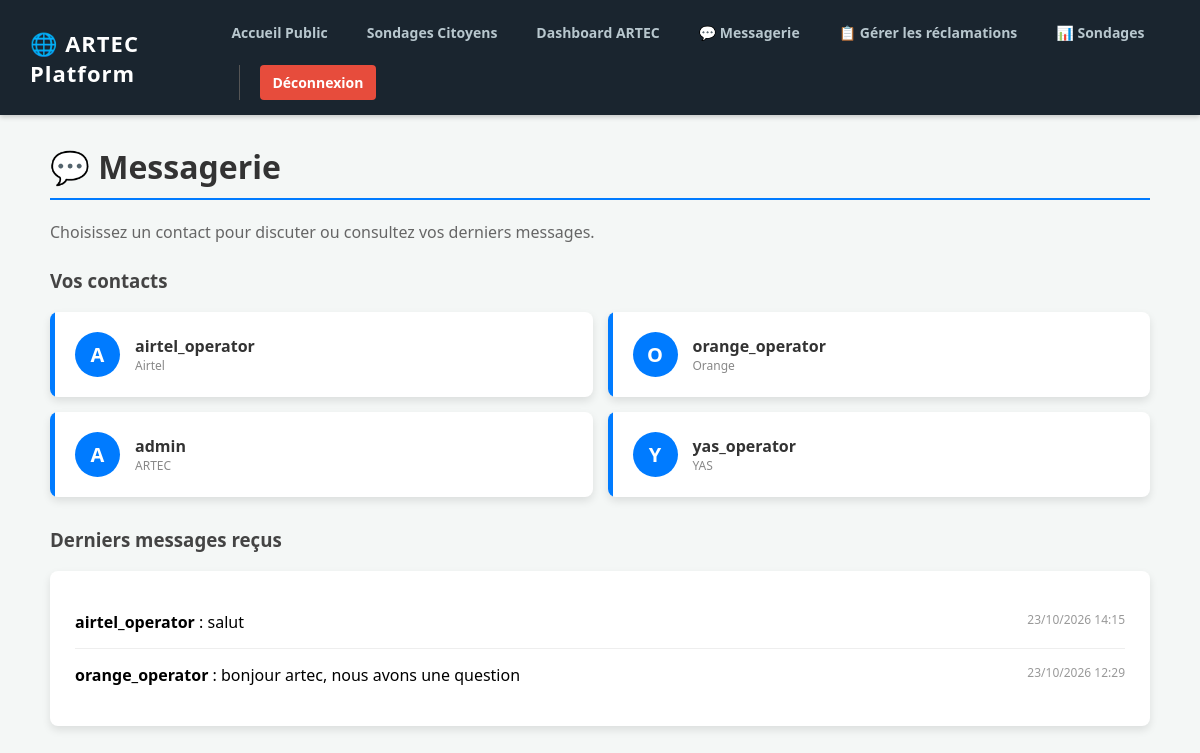
The page /qos/chat/ (signed in) on the database its author committed.
### qos_engine/models.py (models this page shows, shortened)
class Message(models.Model):
    expediteur = models.ForeignKey(User, on_delete=models.CASCADE, related_name='messages_envoyes')
    destinataire = models.ForeignKey(User, on_delete=models.CASCADE, related_name='messages_recus')
    contenu = models.TextField()
    date_envoi = models.DateTimeField(auto_now_add=True)
    lu = models.BooleanField(default=False)

### qos_engine/views.py (the view)
# urls.py: path('chat/', views.boite_reception, name='boite_reception'),
@login_required
def boite_reception(request):
    is_artec = request.user.is_superuser or request.user.groups.filter(name='ARTEC').exists()
    if is_artec:
        contacts = User.objects.filter(groups__name__in=['YAS', 'Orange', 'Airtel']).distinct()
    else:
        contacts = User.objects.filter(Q(groups__name='ARTEC') | Q(is_superuser=True)).distinct()
    messages_recus = Message.objects.filter(destinataire=request.user).order_by('-date_envoi')[:5]
    context = {
        'contacts': contacts,
        'messages_recus': messages_recus,
        'is_artec': is_artec
    }
    return render(request, 'qos_engine/chat_inbox.html', context)

### qos_engine/templates/qos_engine/chat_inbox.html (shortened to what this page needs)
{% extends 'qos_engine/base.html' %}
{% block content %}
<h1 style="color: #333; border-bottom: 2px solid #007bff; padding-bottom: 10px;">💬 Messagerie</h1>
<p style="color: #666; margin-bottom: 25px;">Choisissez un contact pour discuter ou consultez vos derniers messages.</p>
<h3 style="color: #444;">Vos contacts</h3>
<div class="contact-list">
    {% for contact in contacts %}
        <div class="contact-card">
            <a href="{% url 'conversation' contact.id %}">
                <div class="avatar">{{ contact.username|first|upper }}</div>
                <div>
                    <div style="font-weight: bold; font-size: 16px;">{{ contact.username }}</div>
                    <div style="font-size: 12px; color: #888;">
                        {% if contact.groups.all %}{{ contact.groups.first.name }}{% endif %}
                    </div>
                </div>
            </a>
        </div>
    {% empty %}
        <p style="color: #888;">Aucun contact disponible.</p>
    {% endfor %}
</div>
<h3 style="color: #444; margin-top: 30px;">Derniers messages reçus</h3>
<div class="msg-preview">
    <ul style="list-style: none; padding: 0; margin: 0;">
        {% for msg in messages_recus %}
            <li class="msg-item">
                <b>{{ msg.expediteur.username }}</b> : {{ msg.contenu|truncatechars:80 }}
                <span style="float: right; font-size: 12px; color: #999;">{{ msg.date_envoi|date:"d/m/Y H:i" }}</span>
            </li>
        {% empty %}
            <li style="color: #888; text-align: center;">Aucun message pour le moment.</li>
        {% endfor %}
    </ul>
</div>
{% endblock %}

### qos_engine/templates/qos_engine/base.html (style rules this page uses)
body { font-family: 'Segoe UI', Tahoma, Geneva, Verdana, sans-serif; background: #f4f7f6; margin: 0; padding: 0; }

### qos_engine/templates/qos_engine/chat_inbox.html (style rules this page uses)
.contact-list { list-style: none; padding: 0; display: grid; grid-template-columns: 1fr 1fr; gap: 15px; margin-bottom: 30px; }
.contact-card { background: white; border-radius: 8px; box-shadow: 0 4px 8px rgba(0,0,0,0.1); overflow: hidden; }
.contact-card a { display: flex; align-items: center; padding: 20px; text-decoration: none; color: #333; border-left: 5px solid #007bff; transition: 0.3s; }
.avatar { width: 45px; height: 45px; background: #007bff; color: white; border-radius: 50%; display: flex; justify-content: center; align-items: center; font-size: 20px; font-weight: bold; margin-right: 15px; }
.msg-preview { background: white; padding: 25px; border-radius: 8px; box-shadow: 0 4px 8px rgba(0,0,0,0.1); }
.msg-item { border-bottom: 1px solid #eee; padding: 15px 0; }
.msg-item:last-child { border-bottom: none; }

### rows shown on the page
Message: expediteur.username "airtel_operator", contenu "salut", date_envoi "23/10/2026 14:15"
Message: expediteur.username "orange_operator", contenu "bonjour artec, nous avons une question", date_envoi "23/10/2026 12:29"

### other values the page prints
{{ contact.username|first|upper }} "A"
{{ contact.username }} "airtel_operator"
{{ contact.groups.first.name }} "Airtel"
{{ contact.username|first|upper }} "O"
{{ contact.username }} "orange_operator"
{{ contact.groups.first.name }} "Orange"
{{ contact.username }} "admin"
{{ contact.groups.first.name }} "ARTEC"
{{ contact.username|first|upper }} "Y"
{{ contact.username }} "yas_operator"
{{ contact.groups.first.name }} "YAS"
